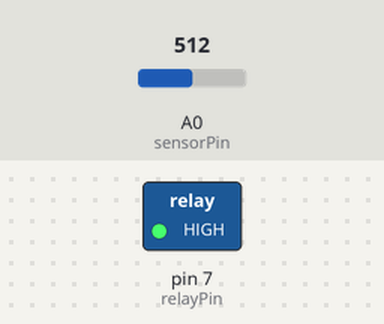
A sketch run on a simulated Arduino Uno, built with avr-gcc and run on an emulated ATmega328P. Shown: switched loads named in the sketch (green lamp = pin HIGH). The test bench sets the inputs (shaded band); at power-on: A0 (sensorPin) = 512. What the sketch prints to the serial monitor is not drawn.

Above: at 1.3 s.
1.4 s: A0 (sensorPin) set to 501
At 6.5 s:
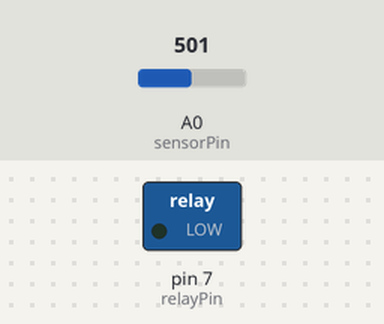
7.4 s: A0 (sensorPin) set to 716
At 11.6 s:
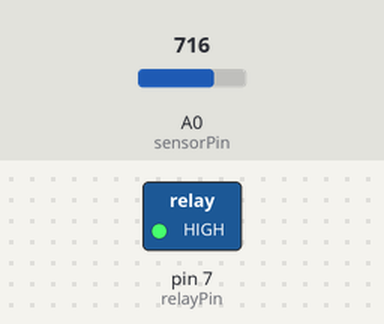
13.4 s: A0 (sensorPin) set to 511
At 16.1 s:
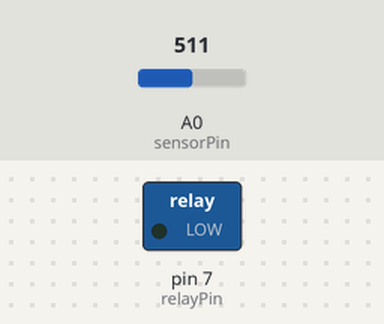
Timing chart, 0 to 17.6 s (numbered marks = the images above; inputs shaded):
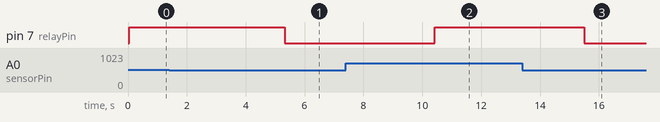

The sketch:

durian_precision_irrigation_vwc.ino
```cpp
// =================================================================
// ระบบควบคุมการให้น้ำแม่นยำสำหรับทุเรียน (Precision Irrigation Control)
// ผู้สอน: ปัญญาประดิษฐ์ไอด้า [ชื่อสมมติ]
// อุปกรณ์: Arduino UNO, Soil Moisture Sensor (Analog), Relay Module (Active Low)
// =================================================================

// 1. การกำหนดขา (Pin Definitions)
const int sensorPin = A0;    // กำหนดขา Analog A0 สำหรับรับค่าจากเซ็นเซอร์ VWC
const int relayPin = 7;      // กำหนดขา Digital 7 สำหรับควบคุมรีเลย์ปั๊มน้ำ

// 2. การกำหนดค่าเกณฑ์ (Threshold Values)
// ค่า VWC ที่ต่ำกว่านี้ (เช่น 0.20 m^3/m^3) แสดงว่าดินแห้งเกินไป ต้องเปิดน้ำ
const float VWC_THRESHOLD = 0.20;

// 3. ตัวแปรสำหรับเก็บค่า
float currentVWC = 0.0; // ตัวแปรสำหรับเก็บค่า VWC ที่อ่านได้ (หน่วย: m^3/m^3)

void setup() {
  // เริ่มต้นการสื่อสาร Serial Monitor เพื่อดูค่าที่อ่านได้
  Serial.begin(9600);
  Serial.println("--- ระบบชลประทานแม่นยำเริ่มต้นทำงาน ---");

  // ตั้งค่าขา Relay: ต้องตั้งค่าเป็น HIGH เสมอเมื่อเริ่มต้น
  // เนื่องจากเราใช้ Active Low Relay: HIGH = ปิด (Safe State), LOW = เปิด (Action)
  pinMode(relayPin, OUTPUT);
  digitalWrite(relayPin, HIGH);
  Serial.println("สถานะเริ่มต้น: ปั๊มน้ำปิด (Safe State)");
}

void loop() {
  // 1. การอ่านค่าเซ็นเซอร์ (Sensor Reading)
  // อ่านค่า Analog จากเซ็นเซอร์ (ค่าที่ได้จะแปรผันตามความชื้น)
  int sensorValue = analogRead(sensorPin);

  // *** (สมมติฐาน: มีฟังก์ชันแปลงค่า Analog เป็น VWC จริง) ***
  // ในทางปฏิบัติ ต้องมีการสอบเทียบ (Calibration) เพื่อแปลง sensorValue เป็น VWC
  currentVWC = convertAnalogToVWC(sensorValue);

  // 2. การตัดสินใจทางฟิสิกส์ (Decision Making based on Physics)
  Serial.print("VWC ปัจจุบัน: ");
  Serial.print(currentVWC, 3); // แสดงค่า VWC ทศนิยม 3 ตำแหน่ง
  Serial.println(" m^3/m^3");

  // ตรวจสอบว่า VWC ต่ำกว่าเกณฑ์ที่กำหนดหรือไม่
  if (currentVWC < VWC_THRESHOLD) {
    // ภาวะ: ดินแห้งเกินไป (Water Stress Detected)
    Serial.println(">>> [ALERT] VWC ต่ำกว่าเกณฑ์! ต้องเปิดปั๊มน้ำ!");

    // การควบคุม Active Low Relay: ส่ง LOW เพื่อให้รีเลย์ทำงาน (ปั๊มเปิด)
    digitalWrite(relayPin, LOW);
    Serial.println("สถานะปั๊ม: เปิด (Irrigation ON)");
  } else {
    // ภาวะ: ความชื้นเหมาะสม (Optimal Moisture Level)
    Serial.println("สถานะปั๊ม: ปิด (Irrigation OFF)");

    // การควบคุม Active Low Relay: ส่ง HIGH เพื่อให้รีเลย์หยุดทำงาน (ปั๊มปิด)
    digitalWrite(relayPin, HIGH);
  }

  // หน่วงเวลาการทำงาน 5 วินาที ก่อนการวัดรอบถัดไป
  delay(5000);
}

// ฟังก์ชันจำลองการแปลงค่า (Placeholder Function)
// ในงานจริง ฟังก์ชันนี้ต้องใช้สมการทางฟิสิกส์ที่ซับซ้อนในการสอบเทียบ
float convertAnalogToVWC(int analogValue) {
  // สมมติว่าค่า Analog 0-1023 ถูกแปลงเป็น VWC 0.00 - 0.40
  // (ยิ่งค่า Analog สูง แปลว่าความชื้นสูง)
  return (float)analogValue / 1023.0 * 0.40;
}
```

Measured:
- the behaviour switches between 512 and 511 on A0 (sensorPin) (found by bisection; images 0 and 1)
- after the input at 1.4 s, pin 7 (relayPin): HIGH → LOW after 3.9 s
- after the input at 7.4 s, pin 7 (relayPin): LOW → HIGH after 3.0 s
- after the input at 13.4 s, pin 7 (relayPin): HIGH → LOW after 2.1 s
